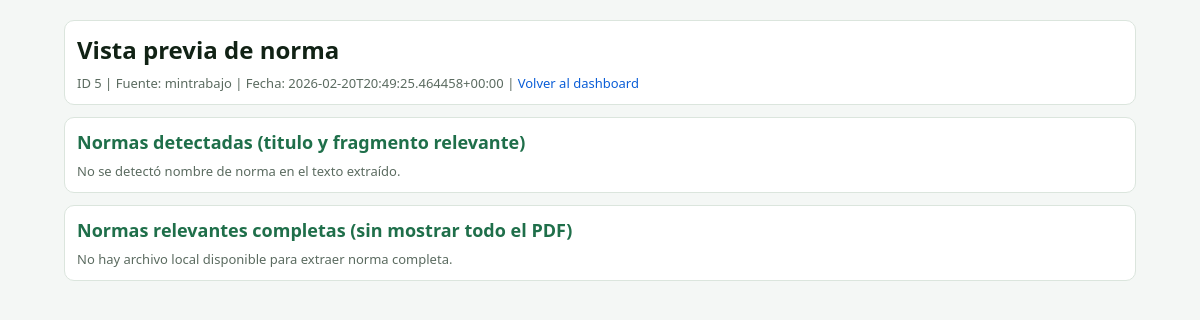
Screenshot of /preview/5 with the database file from the repository.
### tables this page shows
CREATE TABLE pdf_procesados (
  id INTEGER PRIMARY KEY AUTOINCREMENT,
  fuente TEXT NOT NULL,
  url_pdf TEXT NOT NULL,
  hash_pdf TEXT,
  fecha_captura TEXT NOT NULL,
  ruta_local TEXT,
  match INTEGER NOT NULL DEFAULT 0,
  keywords_encontradas TEXT,
  norma_detectada TEXT,
  fragmento_relevante TEXT,
  pagina_detectada INTEGER,
  UNIQUE(fuente, url_pdf)
);

### app.py (the view, shortened to what this page needs)
@app.route("/preview/<int:row_id>")
def preview_row(row_id: int):
    full_mode = request.args.get("full", "0").strip() == "1"
    with get_conn() as conn:
        row = conn.execute(
            """
            SELECT id, fuente, url_pdf, fecha_captura, ruta_local, match, keywords_encontradas, norma_detectada, fragmento_relevante, pagina_detectada
            FROM pdf_procesados
            WHERE id = ?
            LIMIT 1
            """,
            (row_id,),
        ).fetchone()
    if not row:
        abort(404, description="Resultado no encontrado.")
    local_path = Path(row["ruta_local"]) if row["ruta_local"] else None
    local_exists = bool(local_path and local_path.exists())
    full_text = ""
    doc_title = ""
    doc_subtitle = ""
    legal_refs: list[str] = []
    context_lines: list[str] = []
    ref_context_map: dict[str, list[str]] = {}
    norm_items: list[dict] = []
    preview_text = ""
    db_ref = (row["norma_detectada"] or "").strip()
    db_fragment = (row["fragmento_relevante"] or "").strip()
    db_page = int(row["pagina_detectada"]) if row["pagina_detectada"] else None
    if not legal_refs and db_ref:
        legal_refs = [db_ref]
    if (not full_mode) and db_fragment:
        chosen_fragment = _normalize_legal_fragment(db_fragment) or db_fragment
        context_lines = [chosen_fragment]
        if legal_refs:
            ref_context_map = {legal_refs[0].lower(): [chosen_fragment]}
    norm_items = _build_norm_blocks(
        legal_refs,
        full_text,
        context_lines,
        ref_context_map=ref_context_map,
        full_mode=full_mode,
    )
    return render_template(
        "preview.html",
        row=dict(row),
        local_exists=local_exists,
        doc_title=doc_title,
        doc_subtitle=doc_subtitle,
        legal_refs=legal_refs,
        norm_items=norm_items,
        context_lines=context_lines,
        full_text=full_text,
        preview_text=preview_text,
        full_mode=full_mode,
        pagina_detectada=(int(row["pagina_detectada"]) if row["pagina_detectada"] else None),
        pdf_view_url=url_for("open_pdf", row_id=int(row["id"])),
    )

### app.py (called while the page is built, shortened)
def get_conn() -> sqlite3.Connection:
    conn = sqlite3.connect(DB_PATH)
    conn.row_factory = sqlite3.Row
    return conn

def _build_norm_blocks(
    legal_refs: list[str],
    full_text: str,
    context_lines: list[str],
    ref_context_map: dict[str, list[str]] | None = None,
    full_mode: bool = False,
) -> list[dict]:
    grouped: dict[str, list[str]] = {}
    order: list[str] = []
    blocks = []
    return blocks

### templates/preview.html (shortened to what this page needs)
<!doctype html>
<html lang="es">
<head>
</head>
<body>
  <div class="wrap">
    <div class="card">
      <h1>Vista previa de norma</h1>
      <div class="muted">
        ID {{ row.id }} | Fuente: {{ row.fuente }} | Fecha: {{ row.fecha_captura }} |
        <a href="{{ url_for('index') }}">Volver al dashboard</a>
      </div>
    </div>
    <div class="card">
      <h2>Normas detectadas (titulo y fragmento relevante)</h2>
      {% if norm_items %}
      {% for item in norm_items %}
      <div class="norm-item">
        <div class="norm-title">
          Titulo:
          {% for t in item.titles %}
            {{ t }}{% if not loop.last %} | {% endif %}
          {% endfor %}
        </div>
        <div class="norm-text">{{ item.text }}</div>
      </div>
      {% endfor %}
      {% else %}
      <div class="muted">No se detectó nombre de norma en el texto extraído.</div>
      {% endif %}
    </div>
    <div class="card">
      <h2>Normas relevantes completas (sin mostrar todo el PDF)</h2>
      {% if local_exists and full_mode and norm_items %}
      {% for item in norm_items %}
      <div class="norm-item">
        <div class="norm-title">
          Titulo:
          {% for t in item.titles %}
            {{ t }}{% if not loop.last %} | {% endif %}
          {% endfor %}
        </div>
        <div class="norm-text">{{ item.text }}</div>
      </div>
      {% endfor %}
      {% elif local_exists and full_mode %}
      <div class="muted">No se encontraron normas relevantes para mostrar en modo completo.</div>
      {% elif local_exists %}
      <div class="muted">Vista rápida cargada. Cargar normas relevantes completas puede tardar varios segundos.</div>
      <a class="btn" href="{{ url_for('preview_row', row_id=row.id, full=1) }}">Cargar normas relevantes completas</a>
      {% else %}
      <div class="muted">No hay archivo local disponible para extraer norma completa.</div>
      {% endif %}
    </div>
  </div>
</body>
</html>

### templates/preview.html (style rules this page uses)
:root { --bg: #f4f7f5; --card: #ffffff; --ink: #112215; --muted: #5b6b60; --line: #dbe5dd; --accent: #1f6f4a; }
* { box-sizing: border-box; }
body { margin: 0; background: var(--bg); color: var(--ink); font-family: "Segoe UI", Tahoma, sans-serif; }
.wrap { max-width: 1100px; margin: 20px auto; padding: 0 14px 20px; }
.card { background: var(--card); border: 1px solid var(--line); border-radius: 10px; padding: 12px; margin-bottom: 12px; }
h1 { margin: 0 0 8px; font-size: 24px; }
h2 { margin: 0 0 8px; font-size: 18px; color: var(--accent); }
.muted { color: var(--muted); font-size: 13px; }
a { color: #0b5ed7; text-decoration: none; }

### rows the page displays
pdf_procesados: id "5", fuente "mintrabajo", fecha_captura "2026-02-20T20:49:25.464458+00:00"
